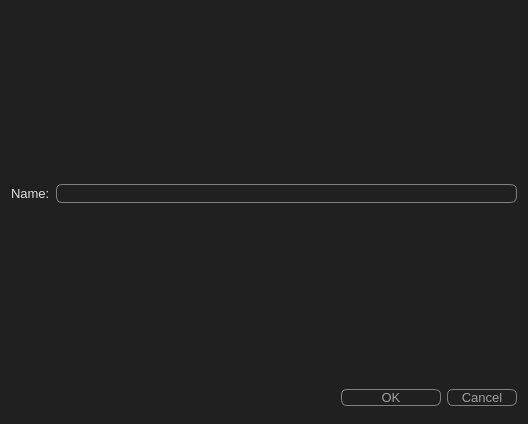
<?xml version="1.0" encoding="UTF-8"?>
<ui version="4.0">
 <class>NameAccepterDialog</class>
 <widget class="QDialog" name="NameAccepterDialog">
  <property name="geometry">
   <rect>
    <x>0</x>
    <y>0</y>
    <width>528</width>
    <height>424</height>
   </rect>
  </property>
  <property name="windowTitle">
   <string>Dialog</string>
  </property>
  <property name="styleSheet">
   <string notr="true">QPushButton{
color:#A0A0A0;
border: 1px solid gray;
border-radius:6px;
}


QObject{
background-color:#202020;
font-size:13px;
}

QLabel{
color:#E0E0E0;
}

QLineEdit{
border:1px solid gray;
border-radius:6px;
}
</string>
  </property>
  <layout class="QGridLayout" name="gridLayout">
   <item row="1" column="1">
    <widget class="QLineEdit" name="nameEdit">
     <property name="baseSize">
      <size>
       <width>0</width>
       <height>0</height>
      </size>
     </property>
    </widget>
   </item>
   <item row="1" column="0">
    <widget class="QLabel" name="label">
     <property name="styleSheet">
      <string notr="true"/>
     </property>
     <property name="text">
      <string>Name:</string>
     </property>
    </widget>
   </item>
   <item row="0" column="0" colspan="2">
    <spacer name="verticalSpacer_2">
     <property name="orientation">
      <enum>Qt::Vertical</enum>
     </property>
     <property name="sizeHint" stdset="0">
      <size>
       <width>20</width>
       <height>104</height>
      </size>
     </property>
    </spacer>
   </item>
   <item row="2" column="0" colspan="2">
    <spacer name="verticalSpacer">
     <property name="orientation">
      <enum>Qt::Vertical</enum>
     </property>
     <property name="sizeHint" stdset="0">
      <size>
       <width>20</width>
       <height>104</height>
      </size>
     </property>
    </spacer>
   </item>
   <item row="3" column="0" colspan="2">
    <layout class="QHBoxLayout">
     <property name="spacing">
      <number>6</number>
     </property>
     <property name="leftMargin">
      <number>0</number>
     </property>
     <property name="topMargin">
      <number>0</number>
     </property>
     <property name="rightMargin">
      <number>0</number>
     </property>
     <property name="bottomMargin">
      <number>0</number>
     </property>
     <item>
      <spacer>
       <property name="orientation">
        <enum>Qt::Horizontal</enum>
       </property>
       <property name="sizeHint" stdset="0">
        <size>
         <width>131</width>
         <height>31</height>
        </size>
       </property>
      </spacer>
     </item>
     <item>
      <widget class="QPushButton" name="okButton">
       <property name="minimumSize">
        <size>
         <width>100</width>
         <height>0</height>
        </size>
       </property>
       <property name="styleSheet">
        <string notr="true"/>
       </property>
       <property name="text">
        <string>OK</string>
       </property>
      </widget>
     </item>
     <item>
      <widget class="QPushButton" name="cancelButton">
       <property name="minimumSize">
        <size>
         <width>70</width>
         <height>0</height>
        </size>
       </property>
       <property name="text">
        <string>Cancel</string>
       </property>
      </widget>
     </item>
    </layout>
   </item>
  </layout>
 </widget>
 <resources/>
 <connections>
  <connection>
   <sender>okButton</sender>
   <signal>clicked()</signal>
   <receiver>NameAccepterDialog</receiver>
   <slot>accept()</slot>
   <hints>
    <hint type="sourcelabel">
     <x>278</x>
     <y>253</y>
    </hint>
    <hint type="destinationlabel">
     <x>96</x>
     <y>254</y>
    </hint>
   </hints>
  </connection>
  <connection>
   <sender>cancelButton</sender>
   <signal>clicked()</signal>
   <receiver>NameAccepterDialog</receiver>
   <slot>reject()</slot>
   <hints>
    <hint type="sourcelabel">
     <x>369</x>
     <y>253</y>
    </hint>
    <hint type="destinationlabel">
     <x>179</x>
     <y>282</y>
    </hint>
   </hints>
  </connection>
 </connections>
</ui>
